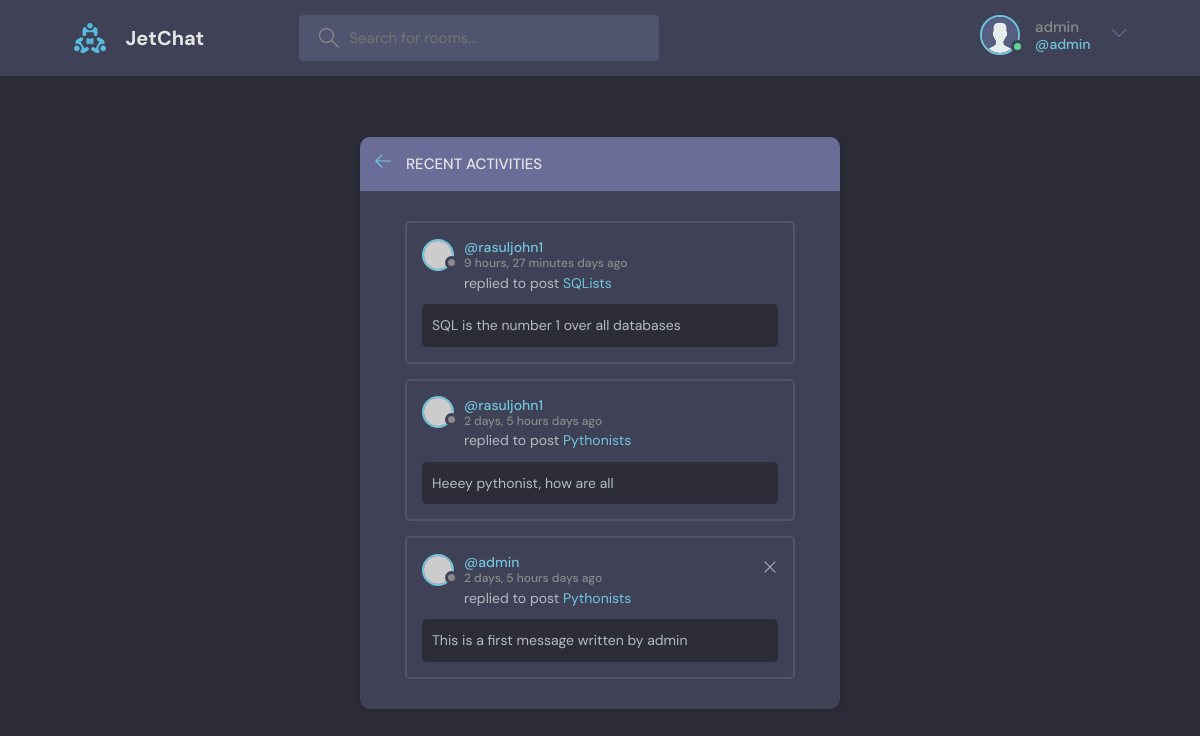
/activities/ (signed in), run on the app's committed database.
### base/models.py (models this page shows, shortened)
class Message(models.Model):
    user = models.ForeignKey(User, on_delete=models.CASCADE)
    room = models.ForeignKey(Room, on_delete=models.CASCADE)
    body = models.TextField()
    updated = models.DateTimeField(auto_now=True)
    created = models.DateTimeField(auto_now_add=True)
    class Meta:
        ordering = ['-updated', '-created']

class Room(models.Model):
    host = models.ForeignKey(User, on_delete=models.SET_NULL, null=True)
    topic = models.ForeignKey(Topic, on_delete=models.SET_NULL, null=True)
    name = models.CharField(max_length=200)
    description = models.TextField(null=True, blank=True)
    participants = models.ManyToManyField(User, related_name='participants', blank=True)
    updated = models.DateTimeField(auto_now=True)
    created = models.DateTimeField(auto_now_add=True)
    class Meta:
        ordering = ['-updated', '-created']
    def __str__(self):
        return self.name

### base/views.py (the view)
# urls.py: path('activities/', views.activityPage, name='activity')
def activityPage(request):
    messages = Message.objects.all()
    context = {'room_messages': messages}
    return render(request, 'base/activity.html', context)

### base/templates/base/activity.html
{% extends 'main.html' %}
{% block content %}
<main class="layout">
  <div class="container">
    <div class="layout__box">
      <div class="layout__boxHeader">
        <div class="layout__boxTitle">
          <a href="index.html">
            <svg version="1.1" xmlns="http://www.w3.org/2000/svg" width="32" height="32" viewBox="0 0 32 32">
              <title>arrow-left</title>
              <path
                d="M13.723 2.286l-13.723 13.714 13.719 13.714 1.616-1.611-10.96-10.96h27.625v-2.286h-27.625l10.965-10.965-1.616-1.607z"
              ></path>
            </svg>
          </a>
          <h3>Recent Activities</h3>
        </div>
      </div>
      <div class="activities-page layout__body">
        {% include 'base/activity_component.html' %}
      </div>
    </div>
  </div>
</main>
{% endblock content %}

### templates/navbar.html (shortened to what this page needs)
{% load static %}
<header class="header header--loggedIn">
      <div class="container">
        <a href="{% url 'home' %}" class="header__logo">
          <img src="{% static 'images/logo.svg' %}" />
          <h1>JetChat</h1>
        </a>
        <form class="header__search" method="GET" action="{% url 'home' %}">
          <label>
            <input name='q'  placeholder="Search for rooms..." />
          </label>
        </form>
        <nav class="header__menu">
          {% if request.user.is_authenticated == False %}
          <a href="{% url 'login' %}">
            <img src="{% static 'images/avatar.svg' %}" />
            <p>Login</p>
          </a>
          {% else %}
          <div class="header__user">
            <a href="{% url 'user-profile' request.user.id %}">
              <div class="avatar avatar--medium active">
                <img src="{% static 'images/avatar.svg' %}" />
              </div>
              <p>{{ request.user.username }} <span>@{{ request.user.username }}</span></p>
            </a>
            <button class="dropdown-button">
              <svg version="1.1" xmlns="http://www.w3.org/2000/svg" width="32" height="32" viewBox="0 0 32 32">
                <title>chevron-down</title>
                <path d="M16 21l-13-13h-3l16 16 16-16h-3l-13 13z"></path>
              </svg>
            </button>
          </div>
          {% endif %}
        </nav>
      </div>
    </header>

### base/templates/base/activity_component.html
{% for message in room_messages %}
<div class="activities__box">
        <div class="activities__boxHeader roomListRoom__header">
          <a href="{% url 'user-profile' message.user.id %}" class="roomListRoom__author">
            <div class="avatar avatar--small">
              <img src="https://randomuser.me/api/portraits/women/11.jpg" />
            </div>
            <p>
              @{{ message.user }}
              <span>{{ message.created|timesince }} days ago</span>
            </p>
          </a>
          <div class="roomListRoom__actions">
          {% if message.user == request.user %}
            <a href="{% url 'delete-message' message.id %}">
              <svg
                version="1.1"
                xmlns="http://www.w3.org/2000/svg"
                width="32"
                height="32"
                viewBox="0 0 32 32"
              >
                <title>remove</title>
                <path
                  d="M27.314 6.019l-1.333-1.333-9.98 9.981-9.981-9.981-1.333 1.333 9.981 9.981-9.981 9.98 1.333 1.333 9.981-9.98 9.98 9.98 1.333-1.333-9.98-9.98 9.98-9.981z"
                ></path>
              </svg>
            </a>
            {% endif %}
          </div>
        </div>
        <div class="activities__boxContent">
          <p>
            replied to post <a href="{% url 'room' message.room.id %}">{{ message.room }}</a
            >
          </p>
          <div class="activities__boxRoomContent">
            {{ message.body }}
          </div>
        </div>
      </div>
{% endfor %}

### data on the page
Message: user "rasuljohn1", created "9 hours, 27 minutes", room "SQLists", body "SQL is the number 1 over all databases"
Message: user "rasuljohn1", created "2 days, 5 hours", room "Pythonists", body "Heeey pythonist, how are all"
Message: user "admin", created "2 days, 5 hours", room "Pythonists", body "This is a first message written by admin"

### other printed values
{{ request.user.username }} "admin"
